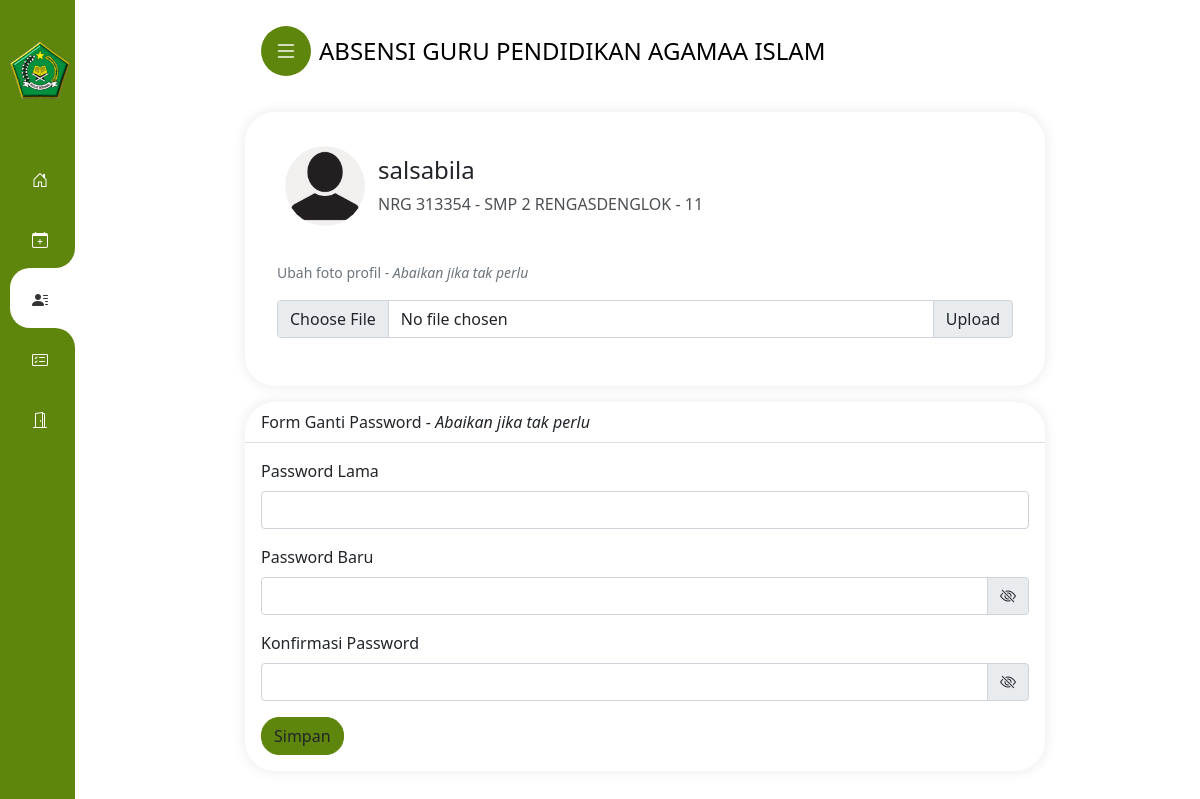
Screenshot of /profil.php (signed in) with the database file from the repository.
### tables this page shows
CREATE TABLE `pengguna` (
  `id` int NOT NULL,
  `nip` int NOT NULL,
  `nama` varchar(30) NOT NULL,
  `password` varchar(255) NOT NULL,
  `jabatan_id` int NOT NULL,
  `penempatan_id` int NOT NULL,
  `foto_profil` varchar(225) DEFAULT NULL
);

CREATE TABLE `jabatan` (
  `jabatan_id` int NOT NULL,
  `jabatan_nama` varchar(30) NOT NULL
);

CREATE TABLE `penempatan` (
  `penempatan_id` int NOT NULL,
  `penempatan_nama` varchar(11) NOT NULL
);

### profil.php (the view, shortened to what this page needs)
<?php
include_once 'cfgall.php';
$sqldef = "SELECT * FROM pengguna WHERE nip = ?";
$stmt1 = $conn->prepare($sqldef);
$stmt1->execute([$userid]);
$result1 = $stmt1->fetch(PDO::FETCH_ASSOC);
$nip = $result1['nip'];
$nama = $result1['nama'];
?>
<!DOCTYPE html>
<html lang="en">
<head>
</head>
<body>
    <div class="kolomkanan">
        <div class="mx-auto">
            <div class="card mb-3 p-3">
                <div class="leftP">
                    <div class="profileIcon leftC flex solo">
                        <label class="a flexIns fc" for="forProfile">
                            <span class="avatar flex center">
                                <img class="iniprofil" src="foto_profil/<?php echo $nama_file; ?>"
                                    alt="<?php echo $nama_file; ?>">
                            </span>
                            <span class="n flex column">
                                <span class="fontS">
                                    <h4>
                                        <?php echo $nama ?>
                                    </h4>
                                </span>
                                <p class="opacity" style="margin-bottom:0">
                                    NRG
                                    <?php echo $nip ?> -
                                    <?php echo $jabatan ?> -
                                    <?php echo $penempatan ?>
                                </p>
                            </span>
                        </label>
                    </div>
                </div>
                <div class="col">
                    <div class="card-body">
                        <p class="card-text"><small class="text-muted">Ubah foto profil - <i>Abaikan jika tak
                                    perlu</i></small></p>
                        <form method="post" enctype="multipart/form-data">
                            <div class="input-group mb-3">
                                <input type="file" name="image" class="form-control" id="inputGroupFile02">
                                <input type="submit" value="Upload" class="input-group-text" for="inputGroupFile02">
                            </div>
                        </form>
                    </div>
                </div>
            </div>
            <div class="card" style="margin-bottom:50px">
                <div class="card-header" style="background:none">
                    Form Ganti Password - <i>Abaikan jika tak perlu</i>
                </div>
                <div class="card-body">
                    <form method="POST" action="">
                        <div class="mb-3">
                            <label for="exampleInputEmail1" class="form-label">Password Lama</label>
                            <input class="form-control" type="password" name="oldpassword" required>
                        </div>
                        <div>
                            <label class="form-label">Password Baru</label>
                        </div>
                        <div class="input-group mb-3">
                            <input class="form-control" type="password" name="newpassword" id="password-input" required>
                            <span class="input-group-text" onclick="togglePb()"><i id="eye-icon"
                                    class="bi bi-eye-slash"></i></span>
                        </div>
                        <div>
                            <label class="form-label">Konfirmasi Password</label>
                        </div>
                        <div class="input-group mb-3">
                            <input class="form-control" type="password" name="confirmpassword"
                                id="confirm-password-input" required>
                            <span class="input-group-text" onclick="toggleCp()"><i id="eye-icon2"
                                    class="bi bi-eye-slash"></i></span>
                        </div>
                        <div class="col-12">
                            <input type="submit" name="submit" value="Simpan" class="btn" style="background-color: #5F860C; border-color: #5F860C;" />
                        </div>
                    </form>
                </div>
            </div>
        </div>
    </div>
</body>
</html>

### rows the page displays
pengguna: nama "salsabila", nip "313354", jabatan.jabatan_nama "SMP 2 RENGASDENGLOK", penempatan.penempatan_nama "11"
